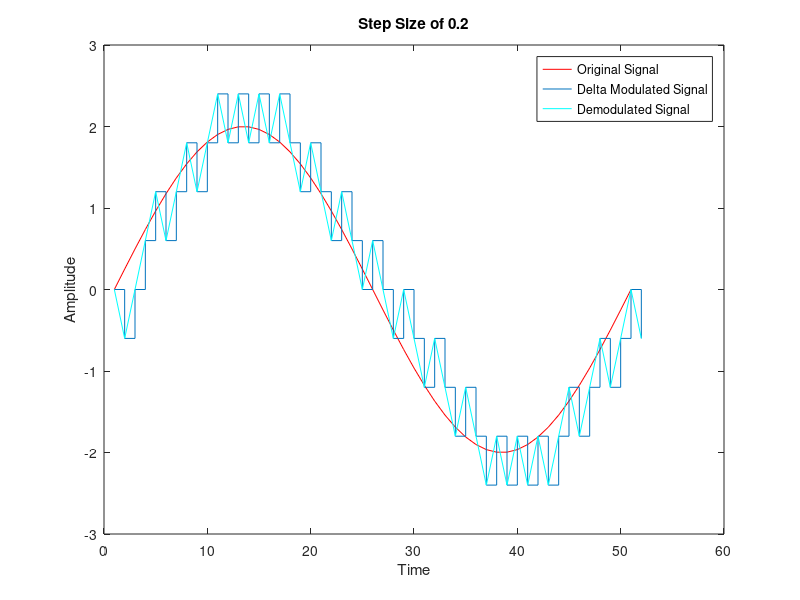

Here is the MATLAB script that generated this plot:
clc
clear all
close all

a=2;
t=0:2*pi/50:2*pi;
x=a*sin(t);
l=length(x);
plot(x,'r');
delta=0.6;
hold on;
xn=0;

for i=1:l
    if x(i)>xn(i)
        d(i)=1;
        xn(i+1)=xn(i)+delta;
    else
        d(i)=0;
        xn(i+1)=xn(i)-delta;
    end
end

stairs(xn);
hold on;

for i=1:d
    if d(i)>xn(i)
        d(i)=0;
        xn(i+1)=xn(i)-delta;
    else
        d(i)=1;
        xn(i+1)=xn(i)+delta;
    end
end

plot(xn,'c');
title('Step Size of 0.2');
xlabel('Time');
ylabel('Amplitude');
legend('Original Signal','Delta Modulated Signal','Demodulated Signal');